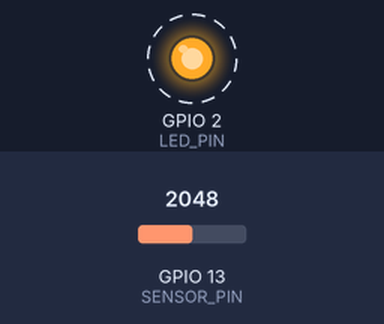
Bench run of a program on a simulated ESP32. Shown: output pins drawn as LEDs (lit = HIGH). Dashed ring = blinking. The inputs (shaded band) are chosen by the test bench; at power-on: GPIO 13 (SENSOR_PIN) = 2048. What the program prints to the serial monitor is not drawn.

Above: at 1.2 s.
Timing chart, 0 to 4.0 s (numbered marks = the images above):
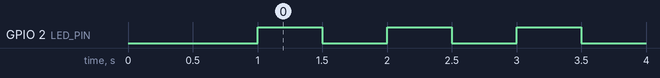

Measured:
- by itself, GPIO 2 (LED_PIN): alternates HIGH for 0.50 s and LOW for 0.50 s

The program:

main.cpp
```cpp
#define LED_PIN 2
#define SENSOR_PIN 13

TaskHandle_t BlinkTaskHandle = NULL;
TaskHandle_t SensorTaskHandle = NULL;

void vBlinkTask(void *pvParameters) {
    pinMode(LED_PIN, OUTPUT);

    Serial.print("Blink Task running on Core: ");
    Serial.println(xPortGetCoreID());

    for (;;) {
        digitalWrite(LED_PIN, HIGH);
        vTaskDelay(pdMS_TO_TICKS(500));

        digitalWrite(LED_PIN, LOW);
        vTaskDelay(pdMS_TO_TICKS(500));
    }
}

void vSensorTask(void *pvParameters) {
    pinMode(SENSOR_PIN, INPUT);

    Serial.print("Sensor Task running on Core: ");
    Serial.println(xPortGetCoreID());

    for (;;) {
        int sensorVal = analogRead(SENSOR_PIN);
        Serial.printf("[Core %d] Sensor Reading: %d\n", xPortGetCoreID(), sensorVal);

        vTaskDelay(pdMS_TO_TICKS(100));
    }
}

void setup() {
    Serial.begin(115200);
    delay(1000);

    xTaskCreatePinnedToCore(
        vBlinkTask,          // Task function
        "Blink LED",         // Task name for debugging
        2048,                // Stack size (bytes on ESP32, not words!)
        NULL,                // Parameter to pass
        1,                   // Priority (higher number = higher priority)
        &BlinkTaskHandle,    // Task handle
        0                    // Core ID (0)
    );

    xTaskCreatePinnedToCore(
        vSensorTask,         // Task function
        "Read Sensor",       // Task name
        2048,                // Stack size
        NULL,                // Parameter to pass
        2,                   // Priority (Higher priority than Blink)
        &SensorTaskHandle,   // Task handle
        1                    // Core ID (1)
    );
}

void loop() {
    vTaskDelete(NULL);
}
```
